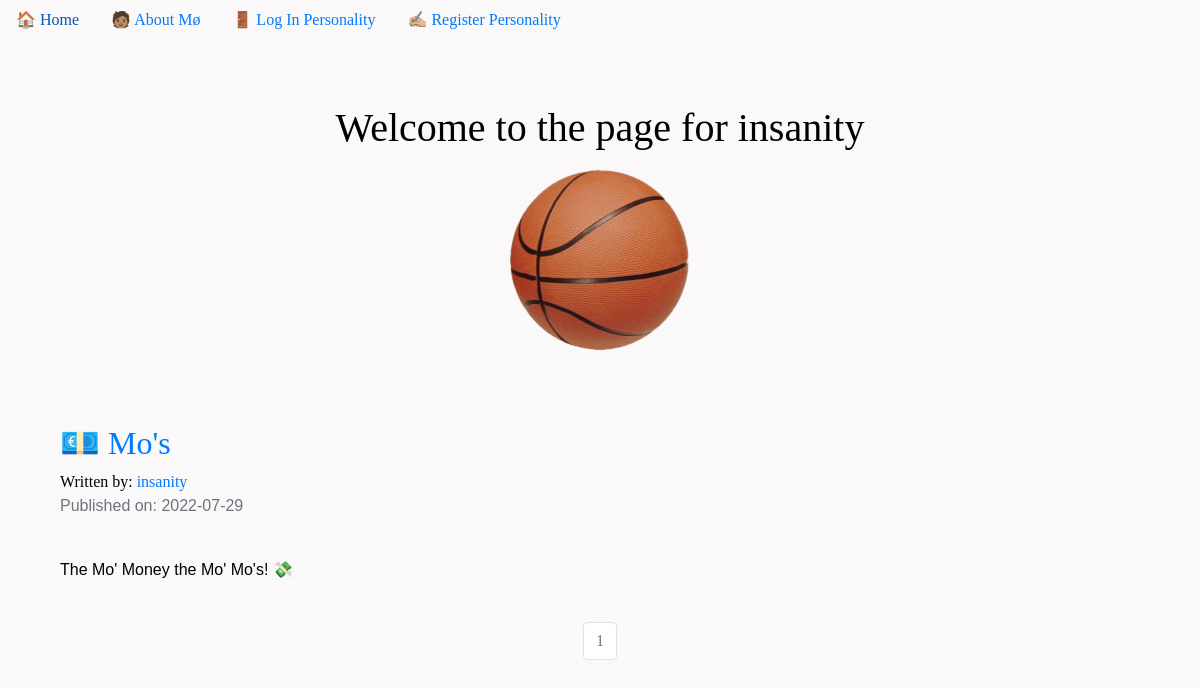
Page /insanity on the committed database.
### mosdiary/models.py (models this page shows, shortened)
class User(db.Model, UserMixin):
    __tablename__ = 'users'
    id = db.Column(db.Integer, primary_key = True)
    profile_image = db.Column(db.String(20), nullable=False, default='default_profile.png')
    email = db.Column(db.String(64), unique=True, index=True)
    username = db.Column(db.String(64), unique=True, index=True)
    password_hash = db.Column(db.String(128))
    posts = db.relationship('BlogPost', backref='author', lazy=True)

class BlogPost(db.Model):
    users = db.relationship(User)
    id = db.Column(db.Integer, primary_key=True)
    user_id = db.Column(db.Integer, db.ForeignKey('users.id'), nullable=False)
    date = db.Column(db.DateTime, nullable=False, default=datetime.utcnow)
    title = db.Column(db.String(140), nullable=False)
    text = db.Column(db.Text, nullable=False)

### mosdiary/users/views.py (the view)
@users.route("/<username>")
def user_posts(username):
    page = request.args.get('page', 1, type=int)
    user = User.query.filter_by(username=username).first_or_404()
    blog_posts = BlogPost.query.filter_by(author=user).order_by(BlogPost.date.desc()).paginate(page=page, per_page=5)
    return render_template('user_blog_posts.html', blog_posts=blog_posts, user=user)

### mosdiary/templates/user_blog_posts.html (shortened to what this page needs)
{% extends "base.html" %}
{% block content %}
<div class="container">
  <div class="jumbotron">
    <div align='center'>
      <h1 >Welcome to the page for {{user.username}}</h1>
      <img align='center' src="{{ url_for('static', filename='profile_pics/' + user.profile_image) }}">
    </div>
  </div>
{% for post in blog_posts.items %}
          <h2><a href="{{ url_for('blog_posts.blog_post', blog_post_id=post.id) }}">{{ post.title }}</a></h2>
          Written by: <a href="{{ url_for('users.user_posts', username=post.author.username) }}">{{ post.author.username }}</a>
          <p class="text-muted">Published on: {{ post.date.strftime('%Y-%m-%d') }}</p>
          <br>
            <p>{{post.text}}</p>
          <br>
{% endfor %}
</div>
<nav aria-label="Page navigation example">
  <ul class="pagination justify-content-center">
    {% for page_num in blog_posts.iter_pages(left_edge=1, right_edge=1, left_current=1, right_current=2) %}
            {% if blog_posts.page == page_num %}
              <li class="page-item disabled">
                <a class="page-link" href="{{ url_for('users.user_posts', username=user.username, page=page_num) }}">{{ page_num }}</a></li>
            {% else %}
              <li class="page-item"><a class="page-link" href="{{ url_for('users.user_posts', username=user.username, page=page_num) }}">{{ page_num }}</a></li>
            {% endif %}
    {% endfor %}
</nav>
{% endblock content %}

### mosdiary/static/master.css (style rules this page uses)
body { margin: 25; font-family: cursive; font-size: 1rem; font-weight: 400; line-height: 1.5; color: #000000; text-align: left; background-color: #faf8f8; }
.jumbotron { padding: 2rem 2rem; margin-top: 2em; margin-bottom: 2rem; background-color: #faf8f8; }
p , h3 { font-family: 'Gill Sans', 'Gill Sans MT', Calibri, 'Trebuchet MS', sans-serif; }

### rows in the picture
User: username "insanity", profile_image (placeholder picture)
BlogPost: title "💶 Mo's", author.username "insanity", date "2022-07-29", text "The Mo' Money the Mo' Mo's! 💸"

### other values in the picture
{{ page_num }} "1"
